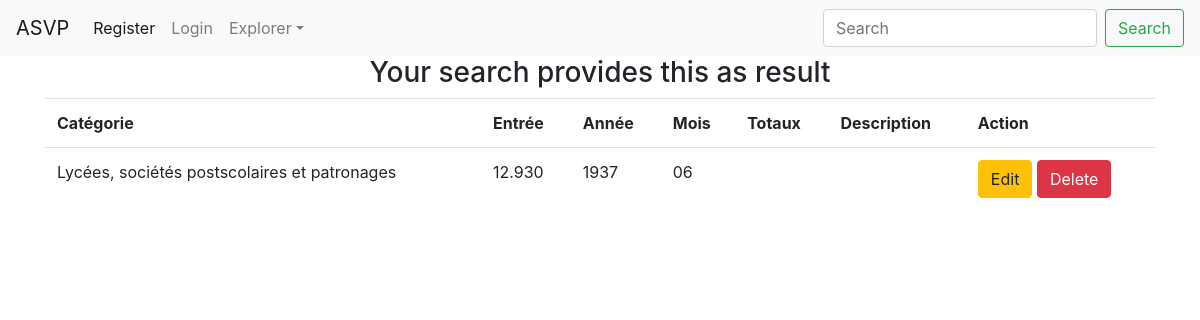
The page /index_lycees/ on the database its author committed.
### asvp/modeles/all_data.py (models this page shows)
class Statistique(db.Model):
    statistique_id = db.Column(db.Integer, unique=True, autoincrement=True, primary_key=True, nullable=False)
    categorie = db.Column(db.String(100))
    entree = db.Column(db.String(50))
    annee = db.Column(db.String(100))
    mois = db.Column(db.String(100))
    totaux = db.Column(db.String(100))
    description = db.Column(db.String(500))

### asvp/routes/generic.py (the view)
@app.route("/index_lycees/")
def index_lycees():
    student = Statistique.query.filter_by(categorie="Lycées, sociétés postscolaires et patronages")
    return render_template("pages/index_lycee.html", student=student )

### asvp/templates/pages/index_lycee.html (shortened to what this page needs)
{% include "header.html" %}
{% block body %}
                            <h3 style="text-align:center">Your search provides this as result</h3>
      {% if student %}
             <div class="container">
                <div class="row">
                    <div class="col">
                        <table class="table table-hover table-gray">
                             <tr>
                                    <th>Catégorie</th>
                                    <th>Entrée</th>
                                    <th>Année</th>
                                    <th>Mois</th>
                                    <th>Totaux</th>
                                    <th>Description</th>
                                    <th>Action</th>
                             </tr>
                           {% for line in student%}
                            <tr>
                                    <td>{{line.categorie}}</td>
                                    <td>{{line.entree}}</td>
                                    <td>{{line.annee}}</td>
                                    <td>{{line.mois}}</td>
                                    <td>{{line.totaux}}</td>
                                    <td>{{line.description}}</td>
                                    <td>
                                        <a href="/update/{{line.statistique_id}}" class="btn btn-warning btn-xs" data-toggle="modal" data-target="#modaledit{{line.statistique_id}}">Edit</a>
                                        <a href="/delete/{{line.statistique_id}}" class="btn btn-danger btn-xs" onclick="return confirm('Are You Sure To Delete ?')">Delete</a>
                                    </td>
                                </tr>
                    {% endfor %}
                </table>
                        {%endif%}
         </div>
   </div>
</div>
{% endblock %}

### rows shown on the page
Statistique: categorie "Lycées, sociétés postscolaires et patronages", entree "12.930", annee "1937", mois "06"
